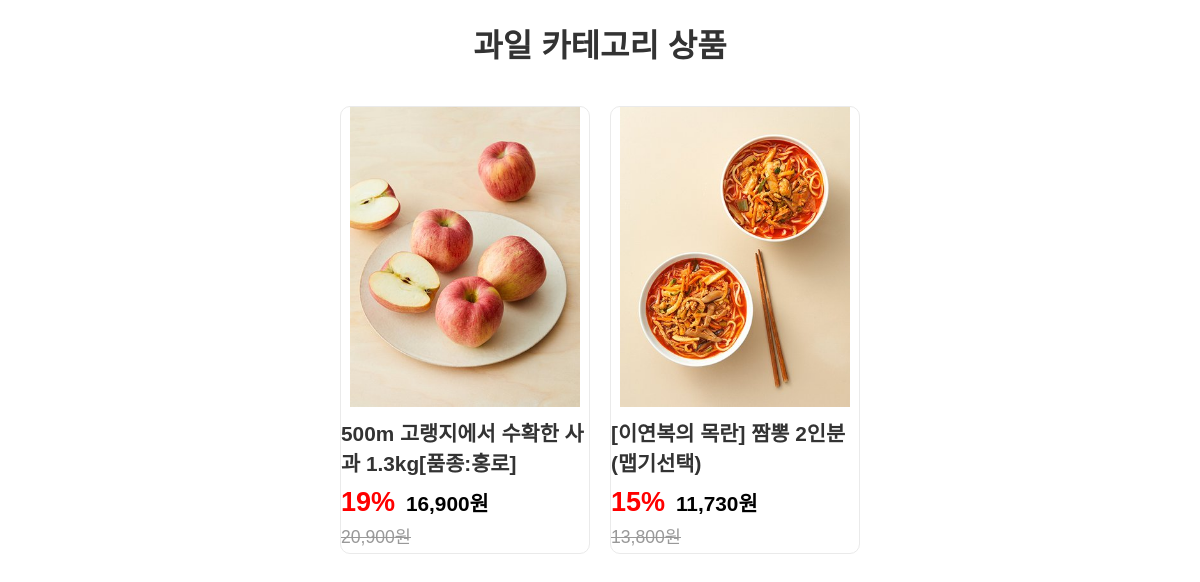
The app's page /shop/category/2/, older data.
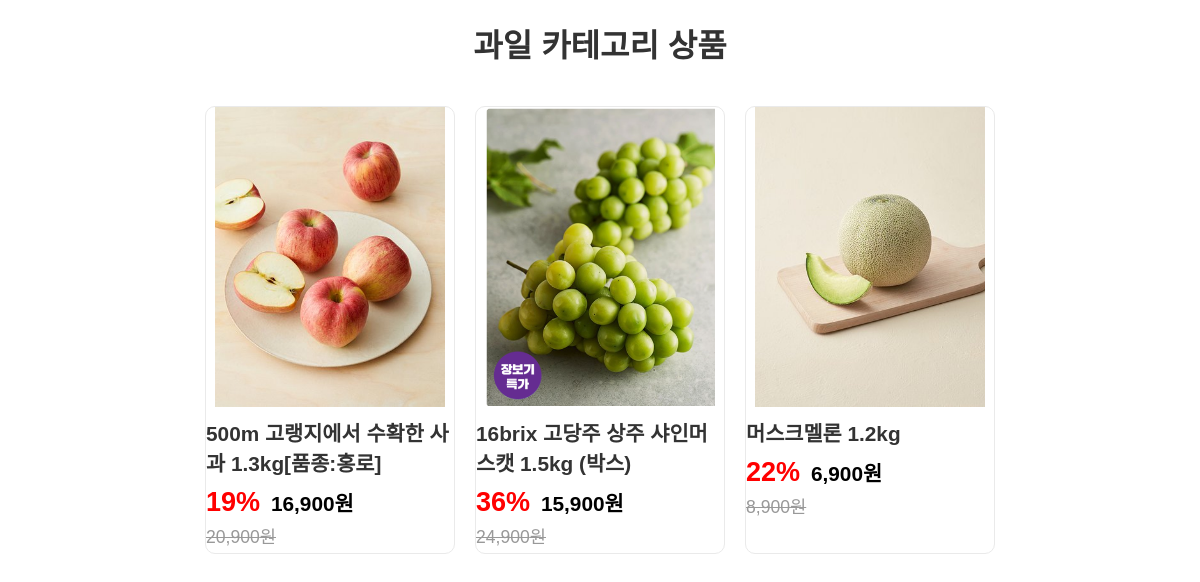
The same page, newer data.
### shop/models.py (models this page shows, shortened)
class Product(models.Model):
    name = models.CharField(max_length=200)
    price = models.DecimalField(max_digits=10, decimal_places=2)
    discount_price = models.DecimalField(max_digits=10, decimal_places=2, blank=True, null=True)
    image = models.ImageField(upload_to='products/')
    category = models.ForeignKey(Category, on_delete=models.SET_NULL, null=True, blank=True, related_name='products')
    shipping_info = models.CharField(max_length=200, default="배송 정보 입력")
    seller = models.CharField(max_length=200, default="판매자 입력")
    packaging_type = models.CharField(max_length=200, default="포장 타입 입력")
    sales_unit = models.CharField(max_length=100, blank=True, null=True)  # 판매단위
    weight_volume = models.CharField(max_length=100, blank=True, null=True)  # 중량/용량
    expiration_date = models.TextField(blank=True, null=True)  # 소비기한 또는 유통기한
    Notice_info = models.TextField(blank=True, null=True) # 안내 사항
    allergy_info = models.TextField(blank=True, null=True)  # 알레르기 정보
    livestock_trace_info = models.CharField(max_length=200, blank=True, null=True)  # 축산물 이력정보
    @property
    def discount_percentage(self):
        if self.discount_price and self.price > 0:
            return round((self.price - self.discount_price) / self.price * 100)
        return 0  # 할인 가격이 없을 경우 0%

### shop/views.py (the view)
# urls.py: path('category/<int:category_id>/', views.product_by_category, name='product_by_category'), #카테고리별 상품 목록
def product_by_category(request, category_id):
    category = get_object_or_404(Category, id=category_id)
    products = Product.objects.filter(category=category)
    return render(request, 'shop/product_list.html', {'category': category, 'products': products})

### shop/templates/shop/product_list.html (shortened to what this page needs)
{% load static %}
{% load humanize %}
{% load custom_filters %}
<!DOCTYPE html>
<html lang="ko">
<head>
    <link rel="stylesheet" href="{% static 'SHOP_product_list.css' %}">
    <link rel="stylesheet" href="{% static 'base.css' %}">
</head>
<body>
    <h2 class="category-title">{{ category.name }} 카테고리 상품</h2>
    <ul class="product-list">
        {% for product in products %}
            <li class="product-item">
                <a href="{% url 'shop:product_detail' product.id %}">
                    <img src="{{ product.image.url }}" alt="{{ product.name }}" class="product-image">
                    <p class="product-name">{{ product.name }}</p>
                    {% if product.discount_price %}
                        <p class="product-price">
                            <span class="discount">{{ product.discount_percentage }}%</span>
                            <span class="discount-price">{{ product.discount_price|floatformat:0|intcomma }}원</span>
                        </p>
                        <p class="original-price"><del>{{ product.price|floatformat:0|intcomma }}원</del></p>
                    {% else %}
                        <p class="original-price-2">{{ product.price|floatformat:0|intcomma }}원</p>
                    {% endif %}
                </a>
            </li>
        {% endfor %}
    </ul>
</body>
</html>

Row changes from the older to the newer data that the page shows:
no longer on this page (row edited): Product: image (picture), name "[이연복의 목란] 짬뽕 2인분 (맵기선택)", discount_percentage "15", discount_price "11,730", price "13,800"
added Product: image (picture), name "16brix 고당주 상주 샤인머스캣 1.5kg (박스)", discount_percentage "36", discount_price "15,900", price "24,900"
added Product: image (picture), name "머스크멜론 1.2kg", discount_percentage "22", discount_price "6,900", price "8,900"
